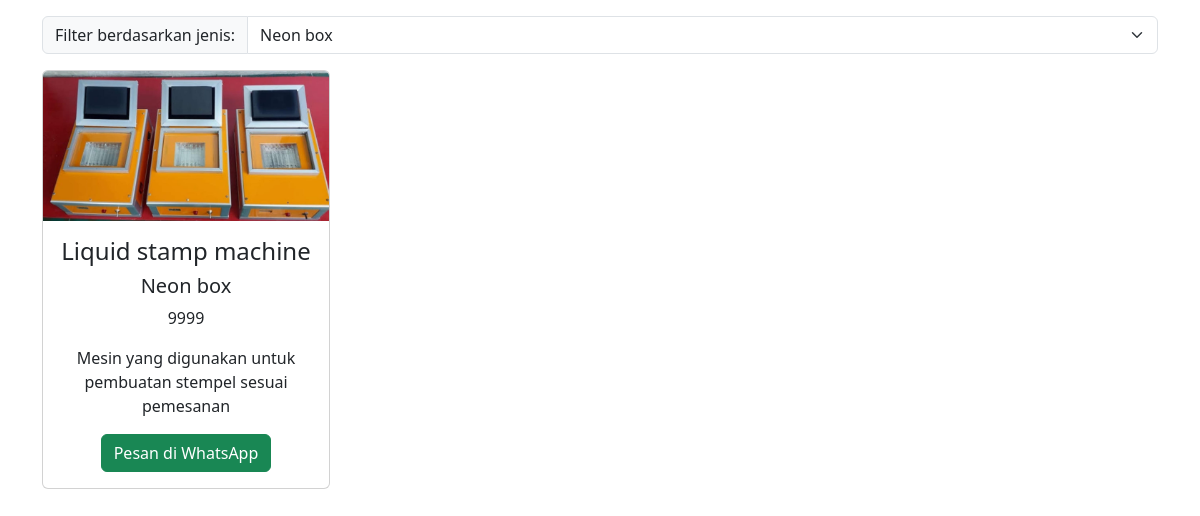
Page /index.php?jenis=Neon box on the committed database.
### tables this page shows
CREATE TABLE `produk` (
  `nama` varchar(50) NOT NULL,
  `jenis` enum('Huruf timbul akrilik menyala','Neon box','Stempel','Kusen aluminium') NOT NULL,
  `harga` int(50) NOT NULL,
  `gambar` varchar(255) NOT NULL,
  `deskripsi` text NOT NULL,
  `produkid` int(11) NOT NULL
);

### function.php (called while the page is built, shortened)
<?php
$koneksi = mysqli_connect("localhost", "root", "", "braves");
function query($query)
{
    global $koneksi;
    $result = mysqli_query($koneksi, $query);
    $array = [];
    while ($row = mysqli_fetch_assoc($result)) {
        $array[] = $row;
    }
    return $array;
}
function getProductsByType($type = 'all') {
    if ($type === 'all') {
        return query("SELECT * FROM produk");
    } else {
        $type = mysqli_real_escape_string($koneksi, $type);
        return query("SELECT * FROM produk WHERE jenis = '$type'");
    }
}
function generateWhatsAppLink($phoneNumber, $message)
{
    $phoneNumber = preg_replace('/[^0-9]/', '', $phoneNumber);
    $message = urlencode($message);
    return "https://api.whatsapp.com/send?phone={$phoneNumber}&text={$message}";
}
?>

### index.php (the view, shortened to what this page needs)
<?php
require 'function.php';
$jenis = $_GET['jenis'] ?? 'all';
$produk = getProductsByType($jenis);
$jenis_produk = array();
foreach ($produk as $row) {
    $nomor_telepon = '6281234567890';
    $pesan = 'Halo, saya tertarik dengan produk' . $row['nama'] . '. Mohon informasi lebih lanjut.';
    $pesan_url = generateWhatsAppLink($nomor_telepon, $pesan);
    $jenis_produk[] = $row['jenis'];
}
$jenis_produk = array_unique($jenis_produk);
sort($jenis_produk);
?>
<!DOCTYPE html>
<html lang="en">
<head>
    <link href="https://cdn.jsdelivr.net/npm/bootstrap@5.3.2/dist/css/bootstrap.min.css" rel="stylesheet">
</head>
<body>
    <div class="container text-center">
        <div class="row mt-3">
            <div class="col">
                <form method="get">
                    <div class="input-group">
                        <label class="input-group-text" for="jenis">Filter berdasarkan jenis:</label>
                        <select class="form-select" name="jenis" id="jenis" onchange="this.form.submit()">
                            <?php foreach ($jenis_produk as $jenis): ?>
                                <option value="<?= $jenis; ?>" <?= isset($_GET['jenis']) && $_GET['jenis'] == $jenis ? 'selected' : ''; ?>><?= $jenis; ?></option>
                            <?php endforeach; ?>
                        </select>
                    </div>
                </form>
            </div>
        </div>
        <div class="row mt-3">
            <?php foreach($produk as $row):?>
                <div class="col">
                    <div class="card" style="width: 18rem;">
                        <img src="img/<?= $row['gambar'];?>" class="card-img-top" alt="...">
                        <div class="card-body">
                            <h4 class="card-title"><?= $row['nama'];?></h4>
                            <h5 class="card-title"><?= $row['jenis'];?></h5>
                            <p class="card-text"><?= $row['harga'];?></p>
                            <p class="card-text"><?= $row['deskripsi'];?></p>
                            <a href="<?= $pesan_url; ?>" class="btn btn-success">Pesan di WhatsApp</a>
                        </div>
                    </div>
                </div>
            <?php endforeach?>
        </div>
    </div>
</body>
</html>

### rows in the picture
produk: gambar (picture), nama "Liquid stamp machine", jenis "Neon box", harga "9999", deskripsi "Mesin yang digunakan untuk pembuatan stempel sesuai pemesanan"

### other values in the picture
form field jenis "Neon box"
